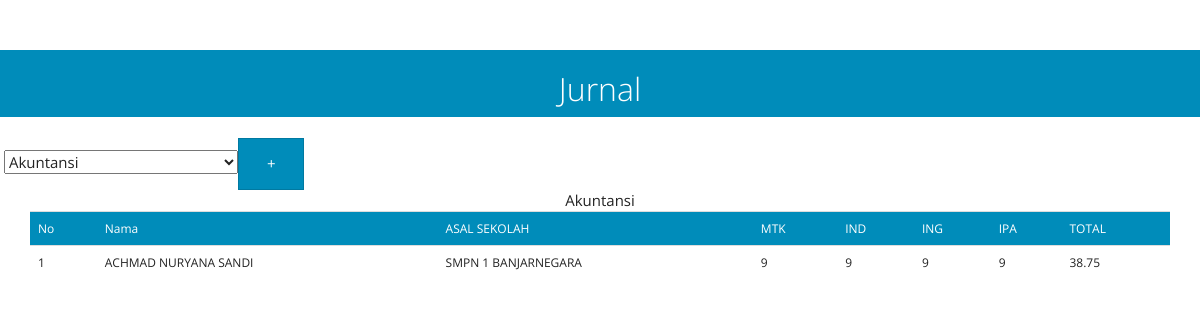
The page /jurnal/index.php?id_studi=1 on the database its author committed.
### tables this page shows
CREATE TABLE IF NOT EXISTS `ext_program_studi` (
  `id_program_studi` int(10) NOT NULL AUTO_INCREMENT,
  `no_studi` int(3) NOT NULL,
  `nama_studi` varchar(100) NOT NULL,
  `alias_studi` varchar(10) NOT NULL,
  `jumlah_kelas` int(3) NOT NULL,
  `jumlah_siswa` int(100) NOT NULL,
  `status` int(2) NOT NULL DEFAULT '1',
  PRIMARY KEY (`id_program_studi`)
);

CREATE TABLE IF NOT EXISTS `ppdb_nilai` (
  `id_ppdb_nilai` int(10) NOT NULL AUTO_INCREMENT,
  `id_ppdb` int(10) NOT NULL,
  `mapel_matematika` double NOT NULL,
  `mapel_bindonesia` double NOT NULL,
  `mapel_binggris` double NOT NULL,
  `mapel_ilmupengetahuanalam` double NOT NULL,
  `total_nilai` double NOT NULL,
  `sah` int(2) NOT NULL DEFAULT '0',
  `status` tinyint(1) NOT NULL DEFAULT '0',
  PRIMARY KEY (`id_ppdb_nilai`)
);

CREATE TABLE IF NOT EXISTS `ppdb_biodata` (
  `id_ppdb` bigint(20) NOT NULL AUTO_INCREMENT,
  `nomor_pendaftaran` varchar(100) NOT NULL,
  `nama_lengkap` varchar(255) NOT NULL,
  `jenis_kelamin` varchar(2) NOT NULL,
  `id_agama` int(2) NOT NULL,
  `tempat_lahir` varchar(255) NOT NULL,
  `tanggal_lahir` date NOT NULL,
  `umur` int(3) NOT NULL,
  `alamat_rumah` varchar(500) NOT NULL,
  `rt_rw` varchar(10) NOT NULL,
  `kecamatan` varchar(100) NOT NULL,
  `kabupaten` varchar(100) NOT NULL,
  `kode_pos` int(10) NOT NULL,
  `no_hp_calon_siswa` varchar(20) NOT NULL,
  `tinggi_badan` int(4) NOT NULL,
  `berat_badan` int(4) NOT NULL,
  `golongan_darah` varchar(3) NOT NULL,
  `nama_ayah_kandung` varchar(100) NOT NULL,
  `id_pekerjaan_ayah` int(10) NOT NULL,
  `nama_ibu_kandung` varchar(100) NOT NULL,
  `id_pekerjaan_ibu` int(10) NOT NULL,
  `no_hp_orang_tua` varchar(20) NOT NULL,
  `asal_sekolah` varchar(255) NOT NULL,
  `tahun_lulus` year(4) NOT NULL,
  `piagam_prestasi` tinyint(1) NOT NULL DEFAULT '0',
  `fc_raport` tinyint(1) NOT NULL DEFAULT '0',
  `ijasah` tinyint(1) NOT NULL DEFAULT '0',
  `skhun` tinyint(1) NOT NULL DEFAULT '0',
  `id_program_studi` int(10) NOT NULL,
  `tempat_daftar` varchar(100) NOT NULL,
  `tanggal_daftar` date NOT NULL,
  `mengetahui` varchar(255) NOT NULL,
  `jalur` varchar(25) NOT NULL,
  `status_hapus` int(2) NOT NULL DEFAULT '0',
  `status_sah` int(2) NOT NULL DEFAULT '0',
  `status_terima` int(2) NOT NULL DEFAULT '0',
  `foto` varchar(200) NOT NULL DEFAULT 'default.jpg',
  `id_petugas` int(10) NOT NULL,
  PRIMARY KEY (`id_ppdb`)
);

### jurnal/index.php (the view, shortened to what this page needs)
<?php require_once('../Connections/connect.php'); ?>
<?php
if (!function_exists("GetSQLValueString")) {
function GetSQLValueString($theValue, $theType, $theDefinedValue = "", $theNotDefinedValue = "")
{
  $theValue = function_exists("mysql_real_escape_string") ? mysql_real_escape_string($theValue) : mysql_escape_string($theValue);
  switch ($theType) {
    case "long":
    case "int":
      $theValue = ($theValue != "") ? intval($theValue) : "NULL";
      break;
  }
  return $theValue;
}
}
$query_ext_program_studi = "SELECT *  FROM `ext_program_studi`";
$ext_program_studi = mysql_query($query_ext_program_studi, $connect) or die(mysql_error());
$row_ext_program_studi = mysql_fetch_assoc($ext_program_studi);
$ambil_idstudi_ppdb_nilai = "-1";
if (isset($_GET['id_studi'])) {
  $ambil_idstudi_ppdb_nilai = $_GET['id_studi'];
}
$query_ppdb_nilai = sprintf("SELECT ppdb_biodata.nomor_pendaftaran, ppdb_biodata.nama_lengkap, ppdb_biodata.jenis_kelamin, ppdb_biodata.asal_sekolah,  ppdb_nilai.mapel_matematika,  	 ppdb_nilai.mapel_bindonesia,  ppdb_nilai.mapel_binggris,  ppdb_nilai.mapel_ilmupengetahuanalam,  (ppdb_nilai.total_nilai+ppdb_prestasi.nilai_prestasi) AS nilai_akhir FROM ppdb_nilai,  ppdb_prestasi,  ppdb_biodata WHERE ppdb_biodata.id_program_studi = %s AND 	 ppdb_biodata.id_ppdb = ppdb_nilai.id_ppdb AND ppdb_prestasi.id_ppdb = ppdb_nilai.id_ppdb AND	 ppdb_biodata.status_sah = 1 AND 	 ppdb_nilai.sah = 1 ORDER BY nilai_akhir DESC,  	 ppdb_nilai.mapel_matematika DESC,  	 ppdb_nilai.mapel_bindonesia DESC,  	 ppdb_nilai.mapel_binggris DESC,  	 ppdb_nilai.mapel_ilmupengetahuanalam DESC", GetSQLValueString($ambil_idstudi_ppdb_nilai, "int"));
$ppdb_nilai = mysql_query($query_ppdb_nilai, $connect) or die(mysql_error());
$row_ppdb_nilai = mysql_fetch_assoc($ppdb_nilai);
$totalRows_ppdb_nilai = mysql_num_rows($ppdb_nilai);
$ambil_idstudi_ext_program_studi_2 = "-1";
if (isset($_GET['id_studi'])) {
  $ambil_idstudi_ext_program_studi_2 = $_GET['id_studi'];
}
$query_ext_program_studi_2 = sprintf("SELECT nama_studi FROM ext_program_studi WHERE id_program_studi = %s", GetSQLValueString($ambil_idstudi_ext_program_studi_2, "int"));
$ext_program_studi_2 = mysql_query($query_ext_program_studi_2, $connect) or die(mysql_error());
$row_ext_program_studi_2 = mysql_fetch_assoc($ext_program_studi_2);
?>
<!DOCTYPE html PUBLIC "-//W3C//DTD XHTML 1.0 Transitional//EN" "http://www.w3.org/TR/xhtml1/DTD/xhtml1-transitional.dtd">
<html xmlns="http://www.w3.org/1999/xhtml">
<head>
<link href="../bs/css/bootstrap.css" rel="stylesheet" type="text/css" />
<link href="../bs/css/modern-business.css" rel="stylesheet" type="text/css" />
<link href="../bs/font-awesome/css/font-awesome.css" rel="stylesheet" type="text/css" />
</head>
<body>
<table width="100%" border="0" cellspacing="1" cellpadding="1" class="bg-primary">
  <tr>
    <td align="center"><h2>Jurnal</h2></td>
  </tr>
</table>
<br />
<form id="form1" name="form1" method="get" action="">
 <select name="id_studi" class="form-control-static" id="id_studi">
    <?php
do {
?>
    <option value="<?php echo $row_ext_program_studi['id_program_studi']?>"><?php echo $row_ext_program_studi['nama_studi']?></option>
    <?php
} while ($row_ext_program_studi = mysql_fetch_assoc($ext_program_studi));
?>
  </select><input type="submit" value="+" class="btn btn-primary "" />
</form>
<div class="container">
<center><?php echo $row_ext_program_studi_2['nama_studi']; ?></center>
<marquee direction="up" scrollamount="4">
<?php if ($totalRows_ppdb_nilai > 0) {  ?>
  <table width="950" border="0" align="center" class="table">
    <tr class="bg-primary">
      <td>No</td>
      <td>Nama</td>
      <td>ASAL SEKOLAH</td>
      <td>MTK</td>
      <td>IND</td>
      <td>ING</td>
      <td>IPA</td>
      <td>TOTAL</td>
    </tr>
    <?php do { ?>
      <tr>
        <td><?php @$no++; echo @$no; ?></td>
        <td><?php echo $row_ppdb_nilai['nama_lengkap']; ?></td>
        <td><?php echo $row_ppdb_nilai['asal_sekolah']; ?></td>
        <td><?php echo $row_ppdb_nilai['mapel_matematika']; ?></td>
        <td><?php echo $row_ppdb_nilai['mapel_bindonesia']; ?></td>
        <td><?php echo $row_ppdb_nilai['mapel_binggris']; ?></td>
        <td><?php echo $row_ppdb_nilai['mapel_ilmupengetahuanalam']; ?></td>
        <td><?php echo $row_ppdb_nilai['nilai_akhir']; ?></td>
      </tr>
      <?php } while ($row_ppdb_nilai = mysql_fetch_assoc($ppdb_nilai)); ?>
  </table>
  <?php }  ?>
</marquee>
</div>
</body>
</html>

### bs/css/modern-business.css (style rules this page uses)
html, body { height: 100%; }
body { padding-top: 50px; }

### rows shown on the page
ext_program_studi: nama_studi "Akuntansi"
ppdb_nilai: no "1", id_ppdb.nama_lengkap "ACHMAD NURYANA SANDI", id_ppdb.asal_sekolah "SMPN 1 BANJARNEGARA", mapel_matematika "9", mapel_bindonesia "9", mapel_binggris "9", mapel_ilmupengetahuanalam "9", nilai_akhir "38.75"

### other values the page prints
form field id_studi "Akuntansi"
